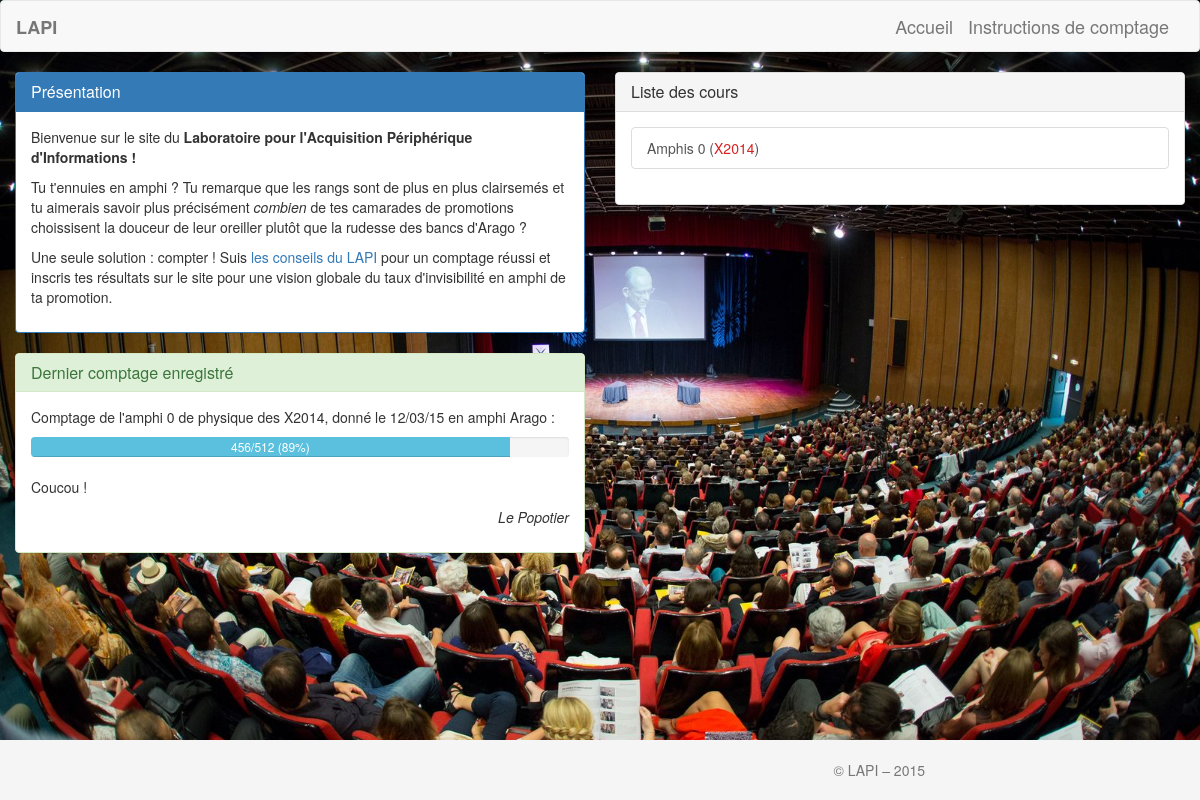
/home/, run on the app's committed database.
### census/models.py (models this page shows, shortened)
class Count(models.Model):
	lesson=models.ForeignKey(Lesson,verbose_name="Séance")
	census=models.IntegerField("Nombre d'éléves présents")
	date=models.DateTimeField("Soumis le",auto_now="True")
	comment=models.TextField("Commentaires")
	signature=models.CharField("signature",max_length=120)
	class Meta:
         verbose_name = "Comptage"

class Lesson(models.Model):
	course=models.ForeignKey(Course)
	date=models.DateField("Date")
	number=models.IntegerField("Numéro de la séance")
	professor=models.ForeignKey(Professor,verbose_name="Professeur",blank=True,null=True)
	amphi=models.ForeignKey(Amphi,verbose_name="Amphithéâtre")
	title=models.CharField("Titre",max_length=140,blank=True,null=True)
	class Meta:
         verbose_name = "Séance"

class Course(models.Model):
	name=models.CharField("Nom",max_length=60)
	promotion=models.ForeignKey(Promotion,verbose_name="Promotion")
	enrolled=models.IntegerField("Nombre d'inscrits")
	class Meta:
         verbose_name = "Cours"
         verbose_name_plural = "Cours"

class Promotion(models.Model):
	number=models.IntegerField("Numéro")
	def __str__(self):
		return "X%s" % (self.number,)
	class Meta:
         verbose_name = "Promotion"

class Amphi(models.Model):
	name=models.CharField("Nom",max_length=60)
	capacity=models.IntegerField("Capacité")
	def __str__(self):
		return "%s" % (self.name,)
	class Meta:
         verbose_name = "Amphithéâtre"

### census/views.py (the view)
# urls.py: url(r'^home/$', 'home'),
def home(request):
	courses = Course.objects.filter(promotion__number=2014)
	lastcount = Count.objects.latest('lesson__date')
	lastcountratio = round(lastcount.census/lastcount.lesson.course.enrolled*100)
	return render(request,'homeTemplate.html', {'courses' : courses, 'lastcount' : lastcount, 'lastcountratio' : lastcountratio})

### census/templates/homeTemplate.html (shortened to what this page needs)
{% extends 'baseTemplate.html' %}
{% block content %}
<div class="container-fluid">
	<div class="row">
		<div class="col-md-6">
			<div class="panel panel-primary">
				<div class="panel-heading">
					<h2 class="panel-title">Présentation</h2>
				</div>
				<div class="panel-body">
					<p>Bienvenue sur le site du <b>Laboratoire pour l'Acquisition Périphérique d'Informations !</b></p>
					<p>Tu t'ennuies en amphi ? Tu remarque que les rangs sont de plus en plus clairsemés et tu
					aimerais savoir plus précisément <em>combien</em> de tes camarades de promotions choissisent
					la douceur de leur oreiller plutôt que la rudesse des bancs d'Arago ?</p>
					<p>Une seule solution : compter ! Suis <a href="{% url 'census.views.comptage' %}">les conseils du LAPI</a> pour un comptage réussi et inscris tes résultats sur le site pour une vision globale du taux d'invisibilité en amphi de ta promotion.</p>
				</div>
			</div>
			<div class="panel panel-success">
				<div class="panel-heading">
					<h2 class="panel-title">Dernier comptage enregistré</h2>
				</div>
				<div class="panel-body">
					{% if lastcount.lesson.course.name == "Amphis 0" %}
						<p>Comptage de l'amphi 0 de {{lastcount.lesson.title|lower}} des {{lastcount.lesson.course.promotion}}, donné le {{lastcount.lesson.date|date:"d/m/y"}} en amphi {{lastcount.lesson.amphi}} :</p>
					{% elif astcount.lesson.course.name == "Conférences scientifiques" %}
						<p>Comptage de la conférence scientifique de {{lastcount.lesson.title|lower}} des {{lastcount.lesson.course.promotion}}, donné le {{lastcount.lesson.date|date:"d/m/y"}} en amphi {{lastcount.lesson.amphi}} :</p>
					{% else %}
						<p>Comptage de l'amphi n°{{lastcount.lesson.number}} de {{lastcount.lesson.course.name}} des {{lastcount.lesson.course.promotion}}, donné le {{lastcount.lesson.date|date:"d/m/y"}} en amphi {{lastcount.lesson.amphi}} :</p>
					}
					{% endif %}
					<div class="progress">
 						<div class="progress-bar progress-bar-info" role="progressbar"
 							aria-valuenow="{{lastcountratio}}" aria-valuemin="0" aria-valuemax="100"
 							aria-valuenow="{{lastcountratio}}" aria-valuemin="0" aria-valuemax="100"
 							style="width: {{lastcountratio}}%;">
    						{{lastcount.census}}/{{lastcount.lesson.course.enrolled}} ({{lastcountratio}}%)
  						</div>
  					</div>
  					<p>{{lastcount.comment}}</p>
  					<p style="text-align:right;font-style:italic">{{lastcount.signature}}</p>
				</div>
			</div>
		</div>
		<div class="col-md-6">
			<div class="panel panel-default">
				<div class="panel-heading">
					<h2 class="panel-title">Liste des cours</h2>
				</div>
				<div class="panel-body">
					<ul class="list-group">
						{% for course in courses %}
							<a class="list-group-item" href="{% url 'census.views.cours' id_cours=course.id %}">{{course.name}}
							{% if course.promotion.number|divisibleby:2 %}
								(<span style='color:#D62222'>X{{course.promotion.number}}</span>)
							{% else %}
								(<span style='color:#F2E52E'>X{{course.promotion.number}}</span>)
							{% endif %}
							</a>
						{% endfor %}
					</ul>
				</div>
			</div>
		</div>
	</div>
</div>
{% endblock %}

### static/sticky-footer.css (style rules this page uses)
html { position: relative; min-height: 100%; }
body { margin-bottom: 60px; }

### data on the page
Count: lesson "physique", lesson.course.promotion "X2014", lesson "12/03/15", lesson.amphi "Arago", census "456", lesson.course.enrolled "512", comment "Coucou !", signature "Le Popotier"
Course: name "Amphis 0", promotion.number "2014"

### other printed values
{{ lastcountratio }} "89"
